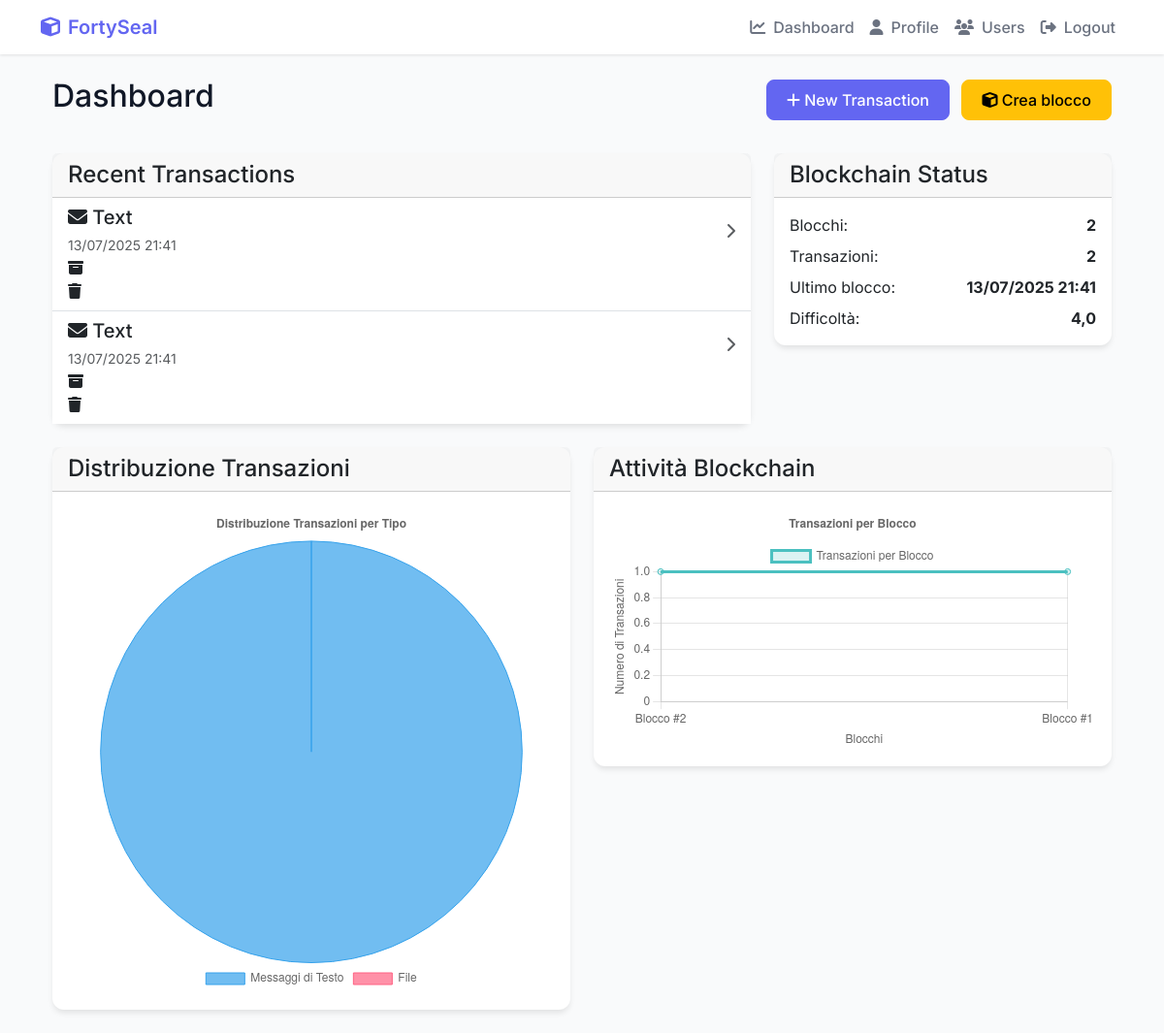
Page /dashboard/ (signed in) on the earlier database version.
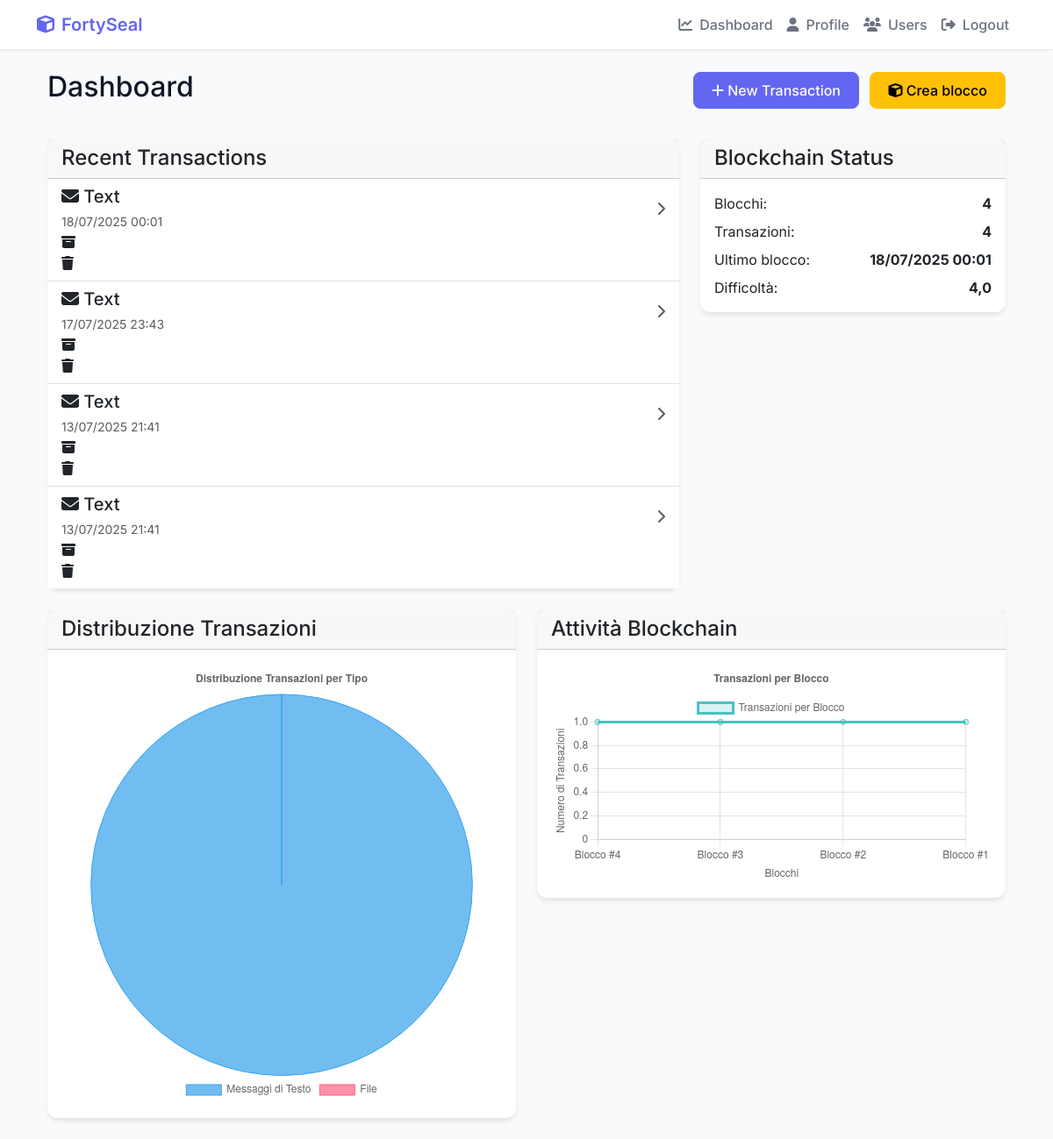
Same page on the later database version.
### Cripto1/models.py (models this page shows, shortened)
class Transaction(models.Model):
    TRANSACTION_TYPES = [
        ('text', 'Text Message'),
        ('file', 'File Upload'),
    ]
    block = models.ForeignKey(Block, on_delete=models.CASCADE, related_name='transactions', null=True, blank=True)
    type = models.CharField(max_length=50, choices=TRANSACTION_TYPES)
    sender = models.ForeignKey(User, on_delete=models.CASCADE, related_name='sent_transactions')
    receiver = models.ForeignKey(User, on_delete=models.CASCADE, related_name='received_transactions')
    sender_public_key = models.TextField(null=True, blank=True)  # Nuovo campo
    content = models.TextField(blank=True)  # For text messages
    file = models.FileField(upload_to='transaction_files/', null=True, blank=True,
                          validators=[FileExtensionValidator(allowed_extensions=['pdf', 'csv', 'xlsx', 'xls', 'doc', 'docx', 'txt'])])
    timestamp = models.FloatField()
    transaction_hash = models.CharField(max_length=255, unique=True)
    signature = models.TextField(null=True, blank=True)
    is_encrypted = models.BooleanField(default=False)
    original_filename = models.CharField(max_length=255, blank=True, null=True) # Per salvare il nome originale del file cifrato
    encrypted_symmetric_key = models.BinaryField(null=True, blank=True) # Per la chiave simmetrica cifrata del file
    receiver_public_key_at_encryption = models.TextField(null=True, blank=True) # Public key of receiver at the time of encryption
    max_downloads = models.IntegerField(null=True, blank=True, default=None) # Numero massimo di download consentiti
    current_downloads = models.IntegerField(default=0) # Contatore dei download effettuati
    is_viewed = models.BooleanField(default=False) # Indica se la transazione è stata visualizzata dal destinatario
    sender_encrypted_content = models.TextField(blank=True, null=True)  # Contenuto crittografato per il mittente (per messaggi di testo)
    sender_encrypted_symmetric_key = models.BinaryField(null=True, blank=True)  # Chiave simmetrica crittografata per il mittente (per file)

### Cripto1/views.py (the view)
# urls.py: path('dashboard/', views.dashboard, name='dashboard'),
@login_required
def dashboard(request):
    user_profile, created = UserProfile.objects.get_or_create(user=request.user)
    if created or not user_profile.public_key or not user_profile.private_key:
        user_profile.generate_key_pair()
    blockchain_state = BlockchainState.objects.first()
    percentage_mined = 0
    if blockchain_state and blockchain_state.max_supply > 0:
        percentage_mined = (blockchain_state.current_supply / blockchain_state.max_supply) * 100
    latest_blocks = list(Block.objects.all().order_by('-index')[:10])
    for block in latest_blocks:
        block.timestamp_datetime = datetime.fromtimestamp(block.timestamp, tz=timezone.get_current_timezone())
    user_transactions = []
    transactions_queryset = Transaction.objects.filter(
        models.Q(sender=request.user) |
        models.Q(receiver=request.user)
    ).order_by('-timestamp')[:10]
    for tx in transactions_queryset:
        tx.timestamp_datetime = datetime.fromtimestamp(tx.timestamp, tz=timezone.get_current_timezone())
        user_transactions.append(tx)
    pending_count = Transaction.objects.filter(block__isnull=True).count()
    unviewed_received_transactions_count = Transaction.objects.filter(
        receiver=request.user,
        is_viewed=False
    ).count()
    text_transactions_count = Transaction.objects.filter(
        models.Q(sender=request.user) | models.Q(receiver=request.user),
        type='text'
    ).count()
    file_transactions_count = Transaction.objects.filter(
        models.Q(sender=request.user) | models.Q(receiver=request.user),
        type='file'
    ).count()
    blocks_with_tx_count = []
    for block in latest_blocks:
        tx_count = block.transactions.count()
        blocks_with_tx_count.append({
            'index': block.index,
            'tx_count': tx_count
        })
    blockchain_info = None
    if blockchain_state:
        last_block = Block.objects.order_by('-index').first()
        if last_block:
            last_block.timestamp_datetime = datetime.fromtimestamp(last_block.timestamp, tz=timezone.get_current_timezone())
        blockchain_info = {
            'blocks': Block.objects.count(),
            'transactions': Transaction.objects.count(),
            'last_block_time': last_block.timestamp_datetime if last_block else None,
            'difficulty': blockchain_state.difficulty
        }
    context = {
        'user_profile': user_profile,
        'blockchain_state': blockchain_state,
        'blockchain_info': blockchain_info,  # Aggiungi questa riga
        'blocks': latest_blocks,
        'transactions': user_transactions,
        'percentage_mined': percentage_mined,
        'pending_count': pending_count,
        'unviewed_received_transactions_count': unviewed_received_transactions_count,
        'create_transaction_url': reverse('Cripto1:create_transaction'),
        'all_transactions_url': reverse('Cripto1:all_transactions'),
        'text_transactions_count': text_transactions_count,
        'file_transactions_count': file_transactions_count,
        'block_data': json.dumps(blocks_with_tx_count),
    }
    return render(request, 'Cripto1/dashboard.html', context)

### Cripto1/models.py (called while the page is built)
    def is_locked(self):
        if self.locked_until and timezone.now() < self.locked_until:
            return True
        return False

    def update_last_login(self, ip_address=None):
        self.last_login_date = timezone.now()
        if ip_address:
            self.last_login_ip = ip_address
        self.save()

### Cripto1/templates/Cripto1/dashboard.html (shortened to what the changed rows need)
{% extends 'Cripto1/base.html' %}
{% block content %}
<div class="container mt-4">
    <div class="row">
        <div class="col-12 mb-4">
            <div class="d-flex justify-content-between align-items-center">
                <h2>Dashboard
                </h2>
            </div>
        </div>
    </div>
    <div class="row">
        <div class="col-md-8 col-12">
            <div class="card">
                <div class="card-body p-0">
                    {% if transactions %}
                        <div class="list-group list-group-flush">
                            {% for tx in transactions %}
                                <a href="{% url 'Cripto1:transaction_details' tx.id %}" class="list-group-item list-group-item-action swipe-container">
                                    <div class="d-flex w-100 justify-content-between align-items-center">
                                        <div>
                                            <h5 class="mb-1">
                                                {% if tx.type == 'text' %}
                                                    <i class="fas fa-envelope"></i>
                                                {% else %}
                                                    <i class="fas fa-file"></i>
                                                {% endif %}
                                                {{ tx.type|title }}
                                            </h5>
                                            <small class="text-muted">{{ tx.timestamp_datetime|date:"d/m/Y H:i" }}</small>
                                        </div>
                                        <i class="fas fa-chevron-right text-muted"></i>
                                    </div>
                                    <div class="swipe-actions">
                                        <div class="swipe-action archive">
                                            <i class="fas fa-archive"></i>
                                        </div>
                                        <div class="swipe-action delete">
                                            <i class="fas fa-trash"></i>
                                        </div>
                                    </div>
                                </a>
                            {% endfor %}
                        </div>
                    {% else %}
                        <p class="text-muted p-3">No transactions found.</p>
                    {% endif %}
                </div>
            </div>
        </div>
        <div class="col-md-4 d-none d-md-block">
            <div class="card">
                <div class="card-body">
                    {% if blockchain_info %}
                        <div class="d-flex justify-content-between mb-2">
                            <span>Blocchi:</span>
                            <strong>{{ blockchain_info.blocks }}</strong>
                        </div>
                        <div class="d-flex justify-content-between mb-2">
                            <span>Transazioni:</span>
                            <strong>{{ blockchain_info.transactions }}</strong>
                        </div>
                        <div class="d-flex justify-content-between mb-2">
                            <span>Ultimo blocco:</span>
                            <strong>{{ blockchain_info.last_block_time|date:"d/m/Y H:i" }}</strong>
                        </div>
                        <div class="d-flex justify-content-between">
                            <span>Difficoltà:</span>
                            <strong>{{ blockchain_info.difficulty }}</strong>
                        </div>
                    {% else %}
                        <p class="text-muted">Blockchain not initialized.</p>
                    {% endif %}
                </div>
            </div>
        </div>
    </div>
    <div class="row mt-4">
        <div class="col-md-6 col-12 mb-4">
            <div class="card">
                <div class="card-body">
                    <canvas id="blockchainActivityChart"></canvas>
                </div>
            </div>
        </div>
    </div>
</div>
{% endblock %}

Differences in the rows shown:
added Transaction: type "Text", timestamp_datetime "18/07/2025 00:01"
added Transaction: type "Text", timestamp_datetime "17/07/2025 23:43"
Other differences:
{{ blockchain_info.blocks }}: "2" → "4"
{{ blockchain_info.transactions }}: "2" → "4"
{{ blockchain_info.last_block_time|date:"d/m/Y H:i" }}: "13/07/2025 21:41" → "18/07/2025 00:01"
chart data {{ block_data|safe }}: [{"index": 2, "tx_count": 1}, {"index": 1, "tx_count": 1}] → [{"index": 4, "tx_count": 1}, {"index": 3, "tx_count": 1}, {"index": 2, "tx_count": 1}, {"index": 1, "tx_count": 1}]
